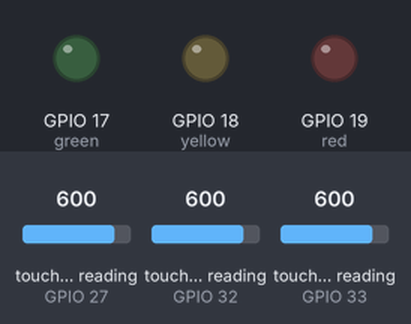
The program below on a simulated ESP32 board running MicroPython. Parts: output pins drawn as LEDs (lit = HIGH). Dashed ring = blinking. Inputs (shaded band) come from the test bench; at power-on: touch-pad reading (sensors on GPIO 27, GPIO 32, GPIO 33) 600.

Above: at 1.2 s.
1.3 s: touch-pad reading (sensor on GPIO 27) set to 210
2.8 s: touch-pad reading (sensor on GPIO 27) set to 189
At 5.6 s:
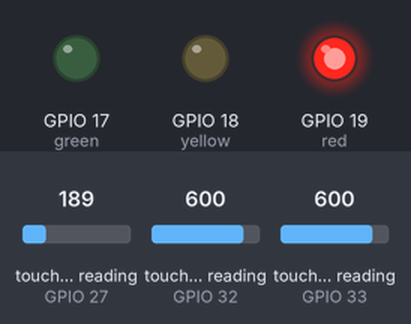
5.8 s: touch-pad reading (sensor on GPIO 27) set to 212
At 6.6 s:
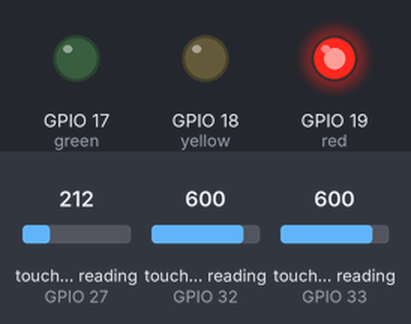
7.3 s: touch-pad reading (sensor on GPIO 32) set to 209
8.8 s: touch-pad reading (sensor on GPIO 32) set to 189
At 9.6 s:
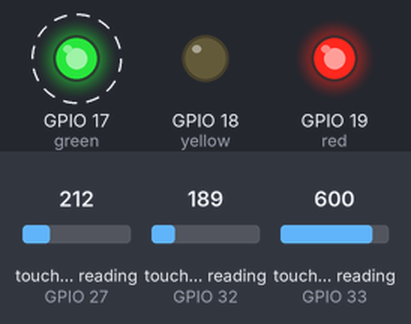
11.8 s: touch-pad reading (sensor on GPIO 33) set to 210
13.3 s: touch-pad reading (sensor on GPIO 33) set to 195
At 14.6 s:
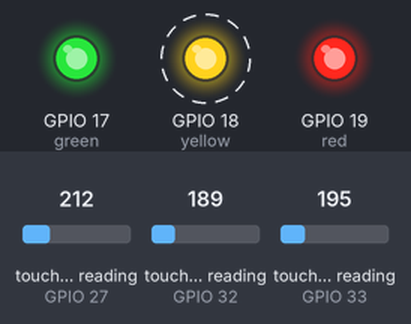
Timing chart, 0 to 17.3 s (numbered marks = the images above; inputs shaded):
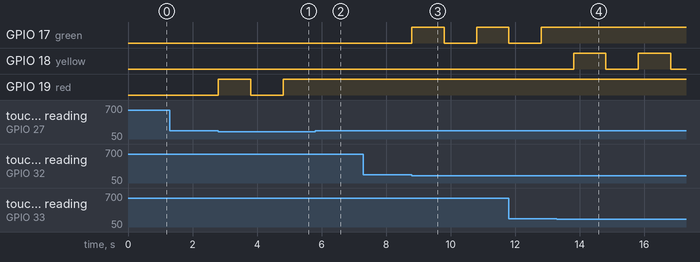

The program:

opg3.py
```python
from time import ticks_ms, sleep
from machine import Pin, TouchPad

interval = 1000

pTime = 0

red = Pin(19, Pin.OUT)
yellow = Pin(18, Pin.OUT)
green = Pin(17, Pin.OUT)

rstate = 0
ystate = 0
gstate = 0

tred = TouchPad(Pin(27))
tyellow = TouchPad(Pin(33))
tgreen = TouchPad(Pin(32))

while True:
    cTime = ticks_ms()
    if(tred.read() < 200 and cTime - pTime > interval):
        pTime = cTime
        if(rstate == 1):
            rstate = 0
        else:
            rstate = 1
        red.value(rstate)

    if(tyellow.read() < 200 and cTime - pTime > interval):
        pTime = cTime
        if(ystate == 1):
            ystate = 0
        else:
            ystate = 1
        yellow.value(ystate)

    if(tgreen.read() < 200 and cTime - pTime > interval):
        pTime = cTime
        if(gstate == 1):
            gstate = 0
        else:
            gstate = 1
        green.value(gstate)


    
```

Measured:
- the behaviour switches between 200 and 199 on touch-pad reading (sensor on GPIO 27) (found by bisection; images 0 and 1)
- the behaviour switches between 200 and 199 on touch-pad reading (sensor on GPIO 32) (found by bisection; images 2 and 3)
- the behaviour switches between 200 and 199 on touch-pad reading (sensor on GPIO 33) (found by bisection; images 3 and 4)
- after the input at 1.3 s, every drawn part: stays the same
- after the input at 2.8 s, GPIO 19 (red): LOW → HIGH at once, → LOW 1.0 s later, → HIGH 1.0 s later
- after the input at 5.8 s, GPIO 19 (red): stays HIGH (without the input it goes to LOW after 0.02 s)
- after the input at 7.3 s, every drawn part: stays the same
- after the input at 8.8 s, GPIO 17 (green): LOW → HIGH at once, → LOW 1.0 s later, → HIGH 1.0 s later
- after the input at 13.3 s, GPIO 17 (green): stops changing and stays HIGH; GPIO 18 (yellow): alternates HIGH for 1.0 s and LOW for 1.0 s, starting after 0.51 s
